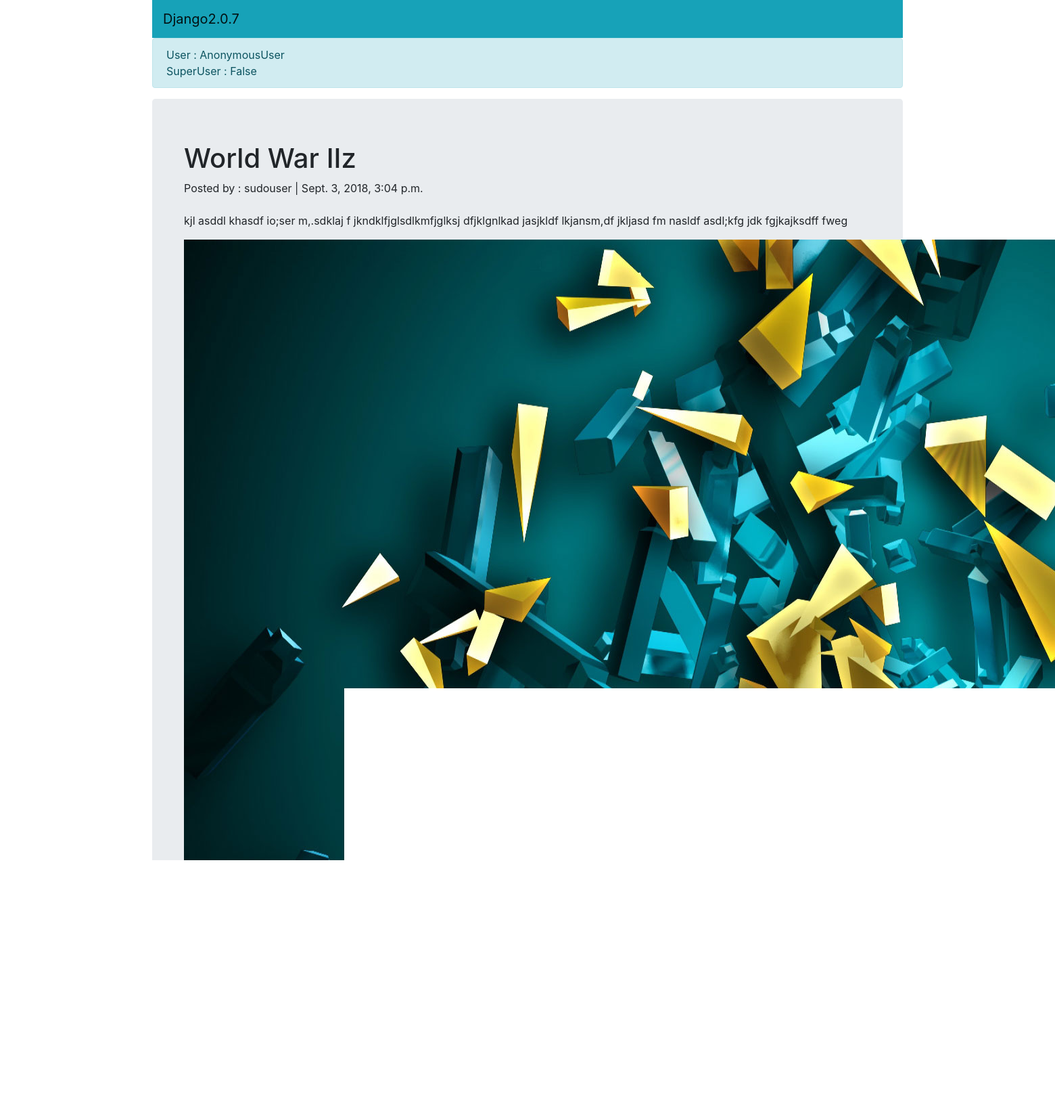
The app's page /blogs/world-war-ii/ with its own data.
### blog/models.py (models this page shows, shortened)
class UserBlog(models.Model):
    user = models.ForeignKey(settings.AUTH_USER_MODEL, on_delete=models.CASCADE)
    title = models.CharField(max_length=50)
    image = models.ImageField(null=True, blank=True,
                              height_field="height_field",
                              width_field="width_field",
                              upload_to=upload_location)
    height_field = models.IntegerField(default=0)
    width_field = models.IntegerField(default=0)
    content = models.TextField()
    timestamp = models.DateTimeField(auto_now_add=True)
    updated = models.DateTimeField(auto_now=True)
    slug = models.SlugField(blank=True, unique=True)
    class Meta:
        ordering = ['-updated', '-timestamp']

### blog/views.py (the view)
# urls.py: path('<str:slug>/', BlogDetailView.as_view(), name="blog_detail"),
class BlogDetailView(DetailView):
    def get_object(self, queryset=None):
        slug = self.kwargs.get("slug")
        obj = get_object_or_404(UserBlog, slug=slug)
        return obj

### blog/templates/blog/userblog_detail.html (shortened to what this page needs)
{% extends "base.html" %}
{% block content1 %}
    <div class="row">
        <div class="col">
            <div class="jumbotron">
                <div class="container"><h1>{{ object.title }}</h1>
                    Posted by : {{ object.user }} | {{ object.timestamp }}<p>
                        <br>{{ object.content }}</p>
                        {% if object.image %}
                        <img src="{{ object.image.url }}" class="img-responsive"/>
                {%  endif %}
                </div>
            </div>
        </div>
    </div>
{% endblock %}

### templates/base.html (shortened to what this page needs)
<!doctype html>
<html lang="en">
<head>
    <link rel="stylesheet" href="https://stackpath.bootstrapcdn.com/bootstrap/4.1.3/css/bootstrap.min.css"
>
</head>
<body>
<div class="container">
    {% include 'navigation.html' %}
    <div class="alert alert-info">
        User : {{ request.user }}<br/>
        SuperUser : {{ request.user.is_superuser }}<br/>
    </div>
    {% block content1 %}{% endblock %}
</div>
</body>
</html>

### templates/navigation.html (shortened to what this page needs)
<nav class="navbar navbar-light bg-info">
    <a class="navbar-brand" href="/">Django2.0.7</a>
</nav>

### records on screen
UserBlog: title "World War IIz", user "sudouser", timestamp "Sept. 3, 2018, 3:04 p.m.", content "kjl asddl khasdf io;ser m,.sdklaj f jkndklfjglsdlkmfjglksj dfjklgnlkad jasjkldf lkjansm,df jkljasd fm nasldf asdl;kfg jdk fgjkajksdff fweg", image (picture)

### other values on screen
{{ request.user }} "AnonymousUser"
{{ request.user.is_superuser }} "False"
